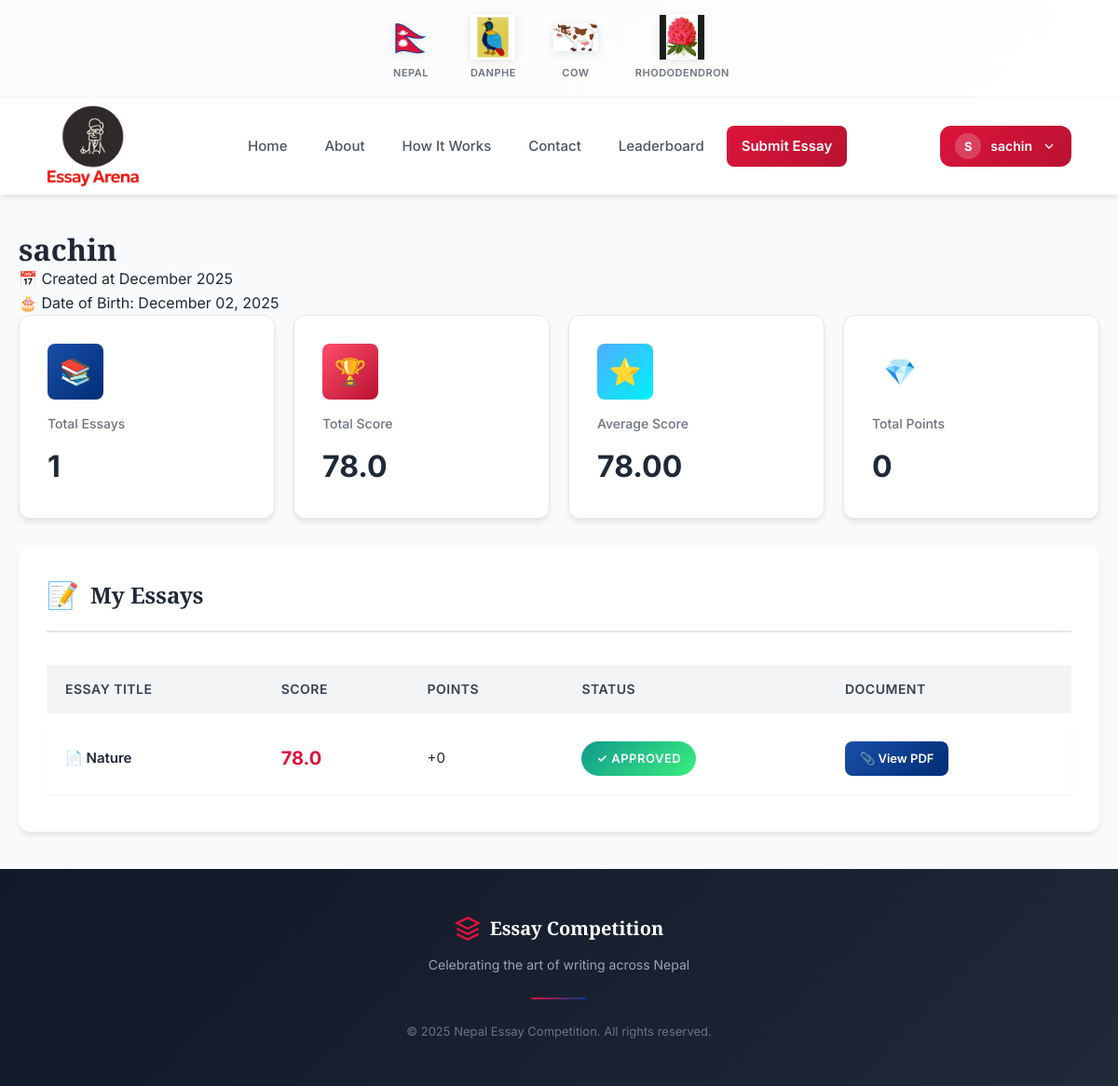
The app's page /profile/ (signed in) with its own data.
### home/models.py (models this page shows, shortened)
class CustomUser(AbstractBaseUser, PermissionsMixin):
    username = models.CharField(max_length=150, unique=True)
    password = models.CharField(max_length=128)
    identydoc = models.FileField(upload_to='user_docs/', blank=True, null=True)
    DOB = models.DateField(null=True, blank=True)
    status = models.CharField(max_length=20, default="active")
    total_points = models.IntegerField(default=0)  #  Added for ml
    created_at = models.DateTimeField(auto_now_add=True)
    update_at = models.DateTimeField(auto_now=True)
    is_active = models.BooleanField(default=True)
    is_staff = models.BooleanField(default=False)
    USERNAME_FIELD = 'username'
    REQUIRED_FIELDS = []
    objects = CustomUserManager()

class Essay(models.Model):
    user = models.ForeignKey(settings.AUTH_USER_MODEL, on_delete=models.CASCADE)
    title = models.CharField(max_length=255)
    topic = models.CharField(max_length=100, blank=True, null=True)
    content = models.TextField()
    grammar_errors = models.PositiveIntegerField(default=0)
    spelling_errors = models.PositiveIntegerField(default=0)
    total_errors = models.PositiveIntegerField(default=0)
    score = models.FloatField(default=0)
    points = models.PositiveIntegerField(default=0)
    points = models.IntegerField(default=0)  #  Added for ml
    pdf_file = models.FileField(upload_to="essays/pdfs/", blank=True, null=True)
    is_approved = models.BooleanField(default=False)
    is_rejected = models.BooleanField(default=False)
    created_at = models.DateTimeField(auto_now_add=True)

### home/views.py (the view)
# urls.py: path('profile/', views.user_profile, name='profile'),
@login_required
def user_profile(request):
    user = request.user
    essays = Essay.objects.filter(user=user)
    total_score = essays.aggregate(Sum("score"))["score__sum"] or 0
    average_score = essays.aggregate(Avg("score"))["score__avg"] or 0
    total_points = essays.aggregate(Sum("points"))["points__sum"] or 0  # <-- total points
    context = {
        "user": user,
        "essay_count": essays.count(),
        "total_score": total_score,
        "average_score": average_score,
        "total_points": total_points,  # <-- pass to template
        "essays": essays,
    }
    return render(request, "profile.html", context)

### home/templates/profile.html (shortened to what this page needs)
{% extends "base.html" %}
{% load static %}
{% block extra_css %}
<link rel="stylesheet" href="{% static 'css/profile.css' %}">
{% endblock %}
{% block content %}
<div class="profile-container">
    <div class="profile-header">
        <div class="profile-header-content">
            <div class="profile-info">
                <h1>{{ user.username }}</h1>
                <p>📅 Created at {{ user.created_at|date:"F Y" }}</p>
                {% if user.DOB %}
                <p>🎂 Date of Birth: {{ user.DOB|date:"F d, Y" }}</p>
                {% endif %}
            </div>
        </div>
    </div>
    <div class="stats-grid">
        <div class="stat-card">
            <div class="stat-icon essays">📚</div>
            <div class="stat-label">Total Essays</div>
            <div class="stat-value">{{ essay_count }}</div>
        </div>
        <div class="stat-card">
            <div class="stat-icon score">🏆</div>
            <div class="stat-label">Total Score</div>
            <div class="stat-value">{{ total_score }}</div>
        </div>
        <div class="stat-card">
            <div class="stat-icon average">⭐</div>
            <div class="stat-label">Average Score</div>
            <div class="stat-value">{{ average_score|floatformat:2 }}</div>
        </div>
        <div class="stat-card">
            <div class="stat-icon points">💎</div>
            <div class="stat-label">Total Points</div>
            <div class="stat-value">{{ total_points }}</div>
        </div>
    </div>
    <div class="essays-section">
        <div class="section-header">
            <span class="section-icon">📝</span>
            <h2>My Essays</h2>
        </div>
        {% if essays %}
        <table class="essays-table">
            <thead>
                <tr>
                    <th>Essay Title</th>
                    <th>Score</th>
                    <th>Points</th>
                    <th>Status</th>
                    <th>Document</th>
                </tr>
            </thead>
            <tbody>
                {% for essay in essays %}
                <tr>
                    <td>
                        <div class="essay-title">
                            📄 {{ essay.title }}
                        </div>
                    </td>
                    <td>
                        <span class="essay-score">{{ essay.score }}</span>
                    </td>
                    <td>
                        <span class="essay-points">+{{ essay.points }}</span>
                    </td>
                    <td>
                        {% if essay.is_approved %}
                        <span class="status-badge approved">
                            ✓ Approved
                        </span>
                        {% elif essay.is_rejected %}
                        <span class="status-badge rejected">
                            ✗ Rejected
                        </span>
                        {% else %}
                        <span class="status-badge pending">
                            ⏱ Pending
                        </span>
                        {% endif %}
                    </td>
                    <td>
                        {% if essay.pdf_file %}
                        <a href="{{ essay.pdf_file.url }}" target="_blank" class="pdf-link">
                            📎 View PDF
                        </a>
                        {% else %}
                        <span style="color: #999;">No file</span>
                        {% endif %}
                    </td>
                </tr>
                {% endfor %}
            </tbody>
        </table>
        {% endif %}
    </div>
</div>
{% endblock %}

### home/templates/base.html (shortened to what this page needs)
{% load static %}
<!DOCTYPE html>
<html lang="en">
<head>
    <link rel="stylesheet" href="{% static 'css/base.css' %}">
    {% block extra_css %}{% endblock %}
</head>
<body>
    <header class="header" id="header">
        <div class="symbols-container">
            <div class="symbol-item">
                <img src="{% static 'images/nepalflag.png' %}" alt="Nepal Flag" class="symbol-img">
                <span class="symbol-label">Nepal</span>
            </div>
            <div class="symbol-item">
                <img src="{% static 'images/danphe.png' %}" alt="Danphe" class="symbol-img">
                <span class="symbol-label">Danphe</span>
            </div>
            <div class="symbol-item">
                <img src="{% static 'images/cow.png' %}" alt="Cow" class="symbol-img">
                <span class="symbol-label">Cow</span>
            </div>
            <div class="symbol-item">
                <img src="{% static 'images/rhododendron.png' %}" alt="Rhododendron" class="symbol-img">
                <span class="symbol-label">Rhododendron</span>
            </div>
        </div>
        <nav class="navbar">
            <a href="{% url 'home' %}" class="logo">
                <img src="{% static 'images/logo1.png' %}" alt="Nepal Essay Competition Logo" class="logo-img">
            </a>
            <div class="nav-menu" id="navMenu">
                <a href="{% url 'home' %}" class="nav-link">Home</a>
                <a href="#about" class="nav-link">About</a>
                <a href="#how-it-works" class="nav-link">How It Works</a>
                <a href="#contact" class="nav-link">Contact</a>
                <a href="{% url 'leaderboard' %}" class="nav-link">Leaderboard</a>
                <a href="{% url 'essay' %}" class="nav-link nav-link-highlight">Submit Essay</a>
            </div>
            <div class="nav-buttons">
                {% if request.user.is_authenticated %}
                <div class="profile-dropdown">
                    <button class="profile-btn" id="profileBtn">
                        <span class="profile-avatar">{{ request.user.username|slice:":1"|upper }}</span>
                        {{ request.user.username }}
                        <svg class="arrow-icon" viewBox="0 0 24 24" fill="none" stroke="currentColor" stroke-width="2">
                            <path d="M6 9l6 6 6-6" />
                        </svg>
                    </button>
                </div>
                {% else %}
                <a href="{% url 'login' %}" class="btn-login">Login</a>
                {% endif %}
            </div>
        </nav>
    </header>
    <main class="main-content">
        {% block content %}{% endblock %}
    </main>
    <footer class="footer">
        <div class="footer-content">
            <div class="footer-logo">
                <svg class="logo-icon" viewBox="0 0 24 24" fill="none" stroke="currentColor" stroke-width="2">
                    <path d="M12 2L2 7l10 5 10-5-10-5z" />
                    <path d="M2 17l10 5 10-5M2 12l10 5 10-5" />
                </svg>
                <span>Essay Competition</span>
            </div>
            <p class="footer-tagline">Celebrating the art of writing across Nepal</p>
            <div class="footer-divider"></div>
            <p class="footer-copyright">&copy; 2025 Nepal Essay Competition. All rights reserved.</p>
        </div>
    </footer>
</body>
</html>

### home/static/css/profile.css (style rules this page uses)
.profile-container { max-width: 1200px; margin: 0 auto; padding: 40px 20px; }
.stats-grid { display: grid; grid-template-columns: repeat(auto-fit, minmax(250px, 1fr)); gap: 20px; margin-bottom: 30px; }
.stat-card { background: var(--white); border-radius: var(--radius-lg); padding: 30px; box-shadow: var(--shadow-md); transition: all var(--transition-base); border: 1px solid var(--gray-200); }
.stat-icon { width: 60px; height: 60px; border-radius: var(--radius-md); display: flex; align-items: center; justify-content: center; font-size: 28px; margin-bottom: 15px; color: var(--white); }
.stat-icon.essays { background: linear-gradient(135deg, var(--secondary-light) 0%, var(--secondary-dark) 100%); }
.stat-icon.score { background: linear-gradient(135deg, var(--primary-light) 0%, var(--primary-dark) 100%); }
.stat-icon.average { background: linear-gradient(135deg, #4facfe 0%, #00f2fe 100%); }
.stat-label { font-size: 14px; color: var(--gray-500); margin-bottom: 8px; font-weight: 500; }
.stat-value { font-size: 32px; font-weight: 700; color: var(--gray-800); }
.essays-section { background: var(--white); border-radius: var(--radius-lg); padding: 30px; box-shadow: var(--shadow-md); }
.section-header { display: flex; align-items: center; gap: 12px; margin-bottom: 25px; padding-bottom: 15px; border-bottom: 2px solid var(--gray-200); }
.section-header h2 { margin: 0; font-size: 24px; font-weight: 700; color: var(--gray-800); }
.section-icon { font-size: 28px; }
.essays-table { width: 100%; border-collapse: separate; border-spacing: 0 10px; }
.essays-table thead tr { background: var(--gray-100); }
.essays-table thead th { padding: 15px 20px; text-align: left; font-weight: 600; color: var(--gray-700); font-size: 14px; text-transform: uppercase; letter-spacing: 0.5px; border: none; }
.essays-table tbody tr { background: var(--white); transition: all var(--transition-base); box-shadow: var(--shadow-sm); }
.essays-table tbody td { padding: 20px; border: none; font-size: 15px; color: var(--gray-800); }
.essay-title { color: var(--gray-800); font-weight: 600; display: flex; align-items: center; gap: 8px; }
.essay-score { font-size: 20px; font-weight: 700; color: var(--primary); }
.status-badge { display: inline-flex; align-items: center; gap: 6px; padding: 8px 16px; border-radius: var(--radius-full); font-size: 13px; font-weight: 600; text-transform: uppercase; letter-spacing: 0.5px; color: var(--white); }
.status-badge.approved { background: linear-gradient(135deg, #11998e 0%, #38ef7d 100%); }
.pdf-link { display: inline-flex; align-items: center; gap: 6px; padding: 8px 16px; background: linear-gradient(135deg, var(--secondary-light) 0%, var(--secondary-dark) 100%); color: var(--white); text-decoration: none; border-radius: var(--radius-md); font-weight: 600; font-size: 13px; transition: all var(--transition-base); }

### records on screen
CustomUser: user.username "S", user.username "sachin", username "sachin", created_at "December 2025", DOB "December 02, 2025"
Essay: title "Nature", score "78.0", points "0", is_approved "✓ APPROVED"

### other values on screen
{{ essay_count }} "1"
{{ total_score }} "78.0"
{{ average_score|floatformat:2 }} "78.00"
{{ total_points }} "0"
